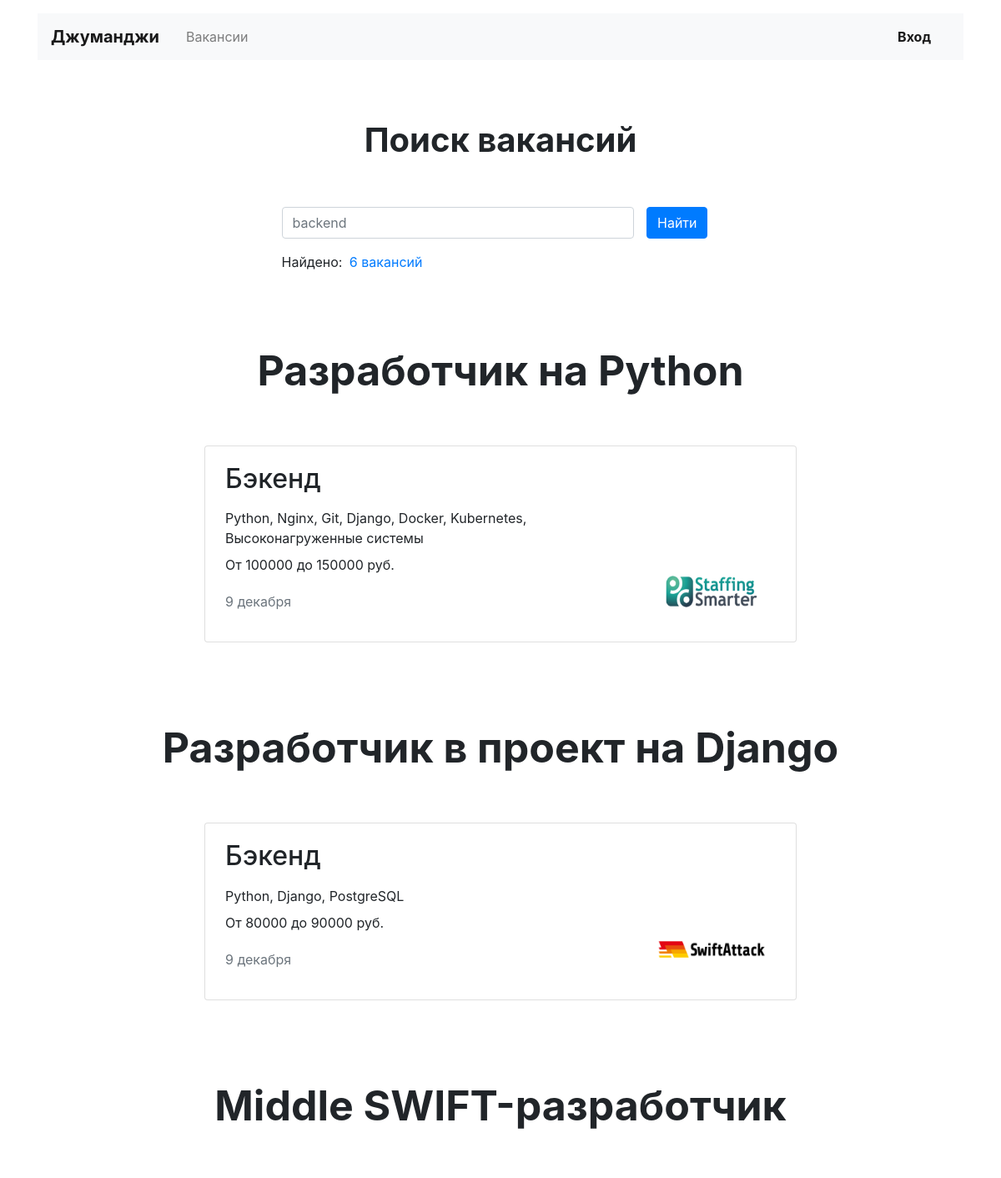
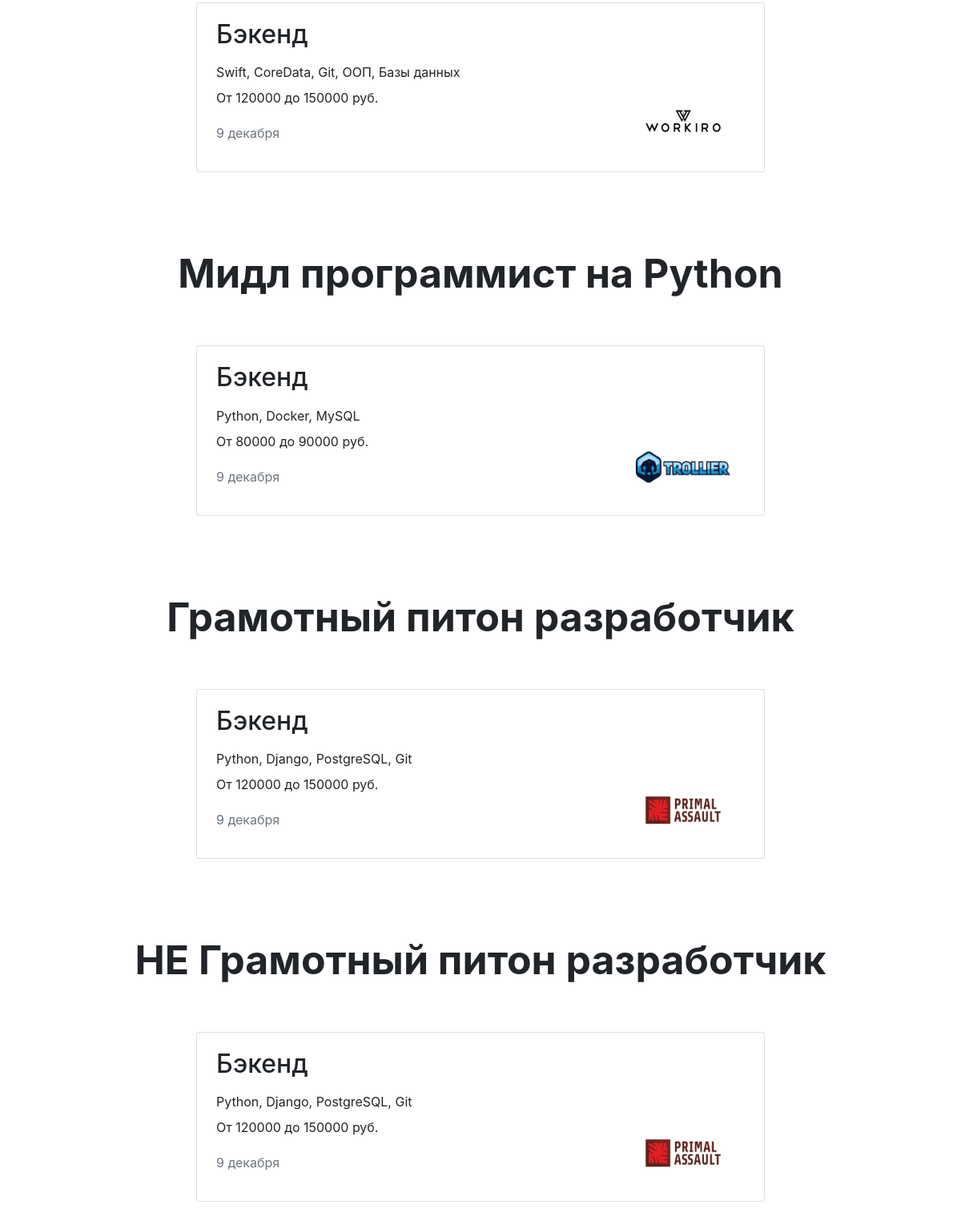
Page /vacancies/ on the committed database (2 pictures, top to bottom).
### JobforJunes/models.py (models this page shows)
class Vacancy(models.Model):
    title = models.CharField(max_length=64)
    specialty = models.ForeignKey(Specialty, on_delete=models.CASCADE, related_name='vacancies')
    company = models.ForeignKey(Company, on_delete=models.CASCADE, related_name='companies')
    skills = models.TextField()
    description = models.TextField()
    salary_min = models.IntegerField()
    salary_max = models.IntegerField()
    published_at = models.CharField(max_length=20)

class Specialty(models.Model):
    code = models.CharField(max_length=20)
    title = models.CharField(max_length=20)
    picture = models.ImageField(upload_to='speciality_images')

class Company(models.Model):
    name = models.CharField(max_length=30)
    location = models.CharField(max_length=30)
    logo = models.ImageField(upload_to='company_images')
    description = models.TextField()
    employee_count = models.IntegerField()
    owner=models.OneToOneField(get_user_model(), null=True, on_delete=models.CASCADE, related_name='company')

### JobforJunes/views.py (the view)
# urls.py: path('vacancies/', AllVacantions.as_view(), name='vacancies'),
class AllVacantions(View):
    def get(self, request):
        vacancies_t = Vacancy.objects.all()
        return render(request, 'vacancies.html', context={'vacancies_t': vacancies_t})

### templates/vacancies.html
{% extends "base.html" %}
{%block project%}
  <main class="container mt-3">
     <main class="container mt-3">
    <section>
      <h1 class="h1 text-center mx-auto mt-4 py-5"><strong>Поиск вакансий</strong></h1>
      <div class="row">
        <div class="col-12 col-md-8 col-lg-6 offset-lg-3 offset-md-2">
          <form class="form-inline mb-3" enctype="multipart/form-data">
            <div class="form-group col-8 col-md-10 pl-0">
              <input class="form-control w-100" type="search" placeholder="backend" aria-label="backend">
            </div>
            <div class="form-group col-4 col-md-2 pl-0">
              <button class="btn btn-primary w-100" type="submit">Найти</button>
            </div>
          </form>
          <p>Найдено:
            <a href="#" class="m-1 text-decoration-none">{{vacancies_t.count}} вакансий</a>
          </p>
        </div>
      </div>
    </section>
    <section>
      {% for vacancy in vacancies_t %}
      <h1 class="h1 text-center mx-auto mt-4 pt-5" style="font-size: 50px;"><strong>{{vacancy.title}}</strong></h1>
      <p class="text-center pt-1"></p>
      <div class="row mt-5">
        <div class="col-12 col-lg-8 offset-lg-2 m-auto">
          <div class="card mb-4">
            <div class="card-body px-4">
              <div class="row">
                <div class="col-12 col-md-8 col-lg-9">
                  <h2 class="h2 pb-2">{{vacancy.specialty.title}}</h2>
                  <p class="mb-2">{{vacancy.skills}}</p>
                  <p>От {{vacancy.salary_min}} до {{vacancy.salary_max}} руб.</p>
                  <p class="text-muted pt-1">9 декабря</p>
                </div>
                <div class="col-12 col-md-4 col-lg-3 d-flex align-items-end">
                  <a href={% url 'vacancy' vacancy.id %}><img src={{vacancy.company.logo.url}} width="130" height="80" alt=""></a>
                </div>
              </div>
            </div>
          </div>
        </div>
      </div>
      {% endfor %}
    </section>
  </main>
{% endblock %}

### rows in the picture
Vacancy: title "Разработчик на Python", specialty "Бэкенд", skills "Python, Nginx, Git, Django, Docker, Kubernetes, Высоконагруженные системы", salary_min "100000", salary_max "150000", company.logo (picture)
Vacancy: title "Разработчик в проект на Django", specialty "Бэкенд", skills "Python, Django, PostgreSQL", salary_min "80000", salary_max "90000", company.logo (picture)
Vacancy: title "Middle SWIFT-разработчик", specialty "Бэкенд", skills "Swift, CoreData, Git, ООП, Базы данных", salary_min "120000", salary_max "150000", company.logo (picture)
Vacancy: title "Мидл программист на Python", specialty "Бэкенд", skills "Python, Docker, MySQL", salary_min "80000", salary_max "90000", company.logo (picture)
Vacancy: title "Грамотный питон разработчик", specialty "Бэкенд", skills "Python, Django, PostgreSQL, Git", salary_min "120000", salary_max "150000", company.logo (picture)
Vacancy: title "НЕ Грамотный питон разработчик", specialty "Бэкенд", skills "Python, Django, PostgreSQL, Git", salary_min "120000", salary_max "150000", company.logo (picture)

### other values in the picture
{{ vacancies_t.count }} "6"
